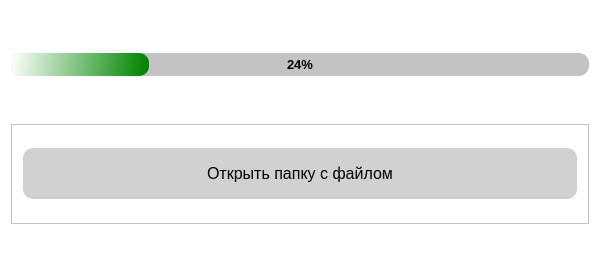
<?xml version="1.0" encoding="UTF-8"?>
<ui version="4.0">
 <class>Dialog</class>
 <widget class="QDialog" name="Dialog">
  <property name="geometry">
   <rect>
    <x>0</x>
    <y>0</y>
    <width>600</width>
    <height>278</height>
   </rect>
  </property>
  <property name="sizePolicy">
   <sizepolicy hsizetype="Fixed" vsizetype="Fixed">
    <horstretch>0</horstretch>
    <verstretch>0</verstretch>
   </sizepolicy>
  </property>
  <property name="minimumSize">
   <size>
    <width>600</width>
    <height>0</height>
   </size>
  </property>
  <property name="windowTitle">
   <string>Dialog</string>
  </property>
  <property name="styleSheet">
   <string notr="true">background-color: rgb(255, 255, 255);</string>
  </property>
  <layout class="QVBoxLayout" name="verticalLayout">
   <item>
    <widget class="QProgressBar" name="progressBar">
     <property name="sizePolicy">
      <sizepolicy hsizetype="Expanding" vsizetype="Maximum">
       <horstretch>0</horstretch>
       <verstretch>0</verstretch>
      </sizepolicy>
     </property>
     <property name="font">
      <font>
       <pointsize>10</pointsize>
       <weight>75</weight>
       <bold>true</bold>
      </font>
     </property>
     <property name="styleSheet">
      <string notr="true">QProgressBar{
	background-color: rgb(195, 195, 195);
	border-radius: 10px;
	color: black;
	text-align: center;
}

QProgressBar::chunk{
	border-radius: 10px;
	background-color: 	qlineargradient(spread:pad, x1:1, y1:0.0227273, x2:0, y2:0, stop:0 rgba(0, 131, 0, 255), stop:1 rgba(255, 255, 255, 255))

}</string>
     </property>
     <property name="value">
      <number>24</number>
     </property>
    </widget>
   </item>
   <item>
    <widget class="QFrame" name="frame">
     <property name="maximumSize">
      <size>
       <width>16777215</width>
       <height>100</height>
      </size>
     </property>
     <property name="frameShape">
      <enum>QFrame::StyledPanel</enum>
     </property>
     <property name="frameShadow">
      <enum>QFrame::Raised</enum>
     </property>
     <layout class="QHBoxLayout" name="horizontalLayout">
      <item>
       <widget class="QPushButton" name="pushButton">
        <property name="sizePolicy">
         <sizepolicy hsizetype="Minimum" vsizetype="Fixed">
          <horstretch>0</horstretch>
          <verstretch>0</verstretch>
         </sizepolicy>
        </property>
        <property name="styleSheet">
         <string notr="true">QPushButton {
  background-color: rgb(209, 209, 209);
  border: none;
  color: black;
  padding: 16px 32px;
  text-align: center;
  font-size: 16px;
  margin: 4px 2px;
  opacity: 0.6;
  transition: 0.3s;
  display: inline-block;
  text-decoration: none;
  cursor: pointer;
  border-radius: 10px;
}

QPushButton:hover {
	background-color: rgb(156, 156, 156);
}</string>
        </property>
        <property name="text">
         <string>Открыть папку с файлом</string>
        </property>
       </widget>
      </item>
     </layout>
    </widget>
   </item>
  </layout>
 </widget>
 <resources/>
 <connections/>
</ui>
